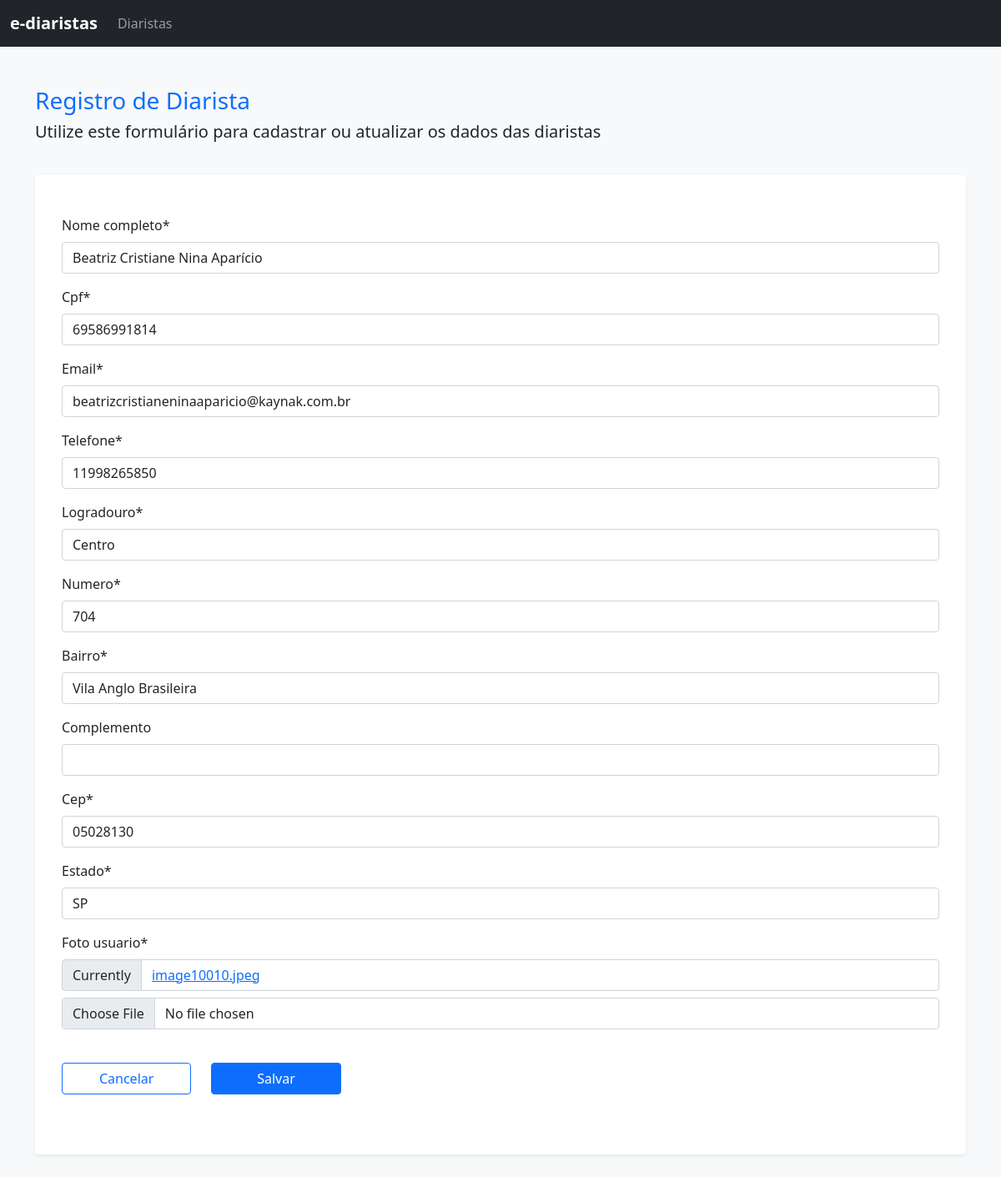
Page /web/editar_diarista/2 on the committed database.
### web/models.py (models this page shows)
class Diarista(models.Model):
    nome_completo = models.CharField(max_length=100, null=False, blank=False)
    cpf = models.CharField(max_length=11, null=False, blank=False, unique=True)
    email = models.EmailField(null=False, blank=False, unique=True)
    telefone = models.CharField(max_length=11, null=False, blank=False)
    logradouro = models.CharField(max_length=100, null=False, blank=False)
    numero = models.IntegerField(null=False, blank=False)
    bairro = models.CharField(max_length=100, null=False, blank=False)
    complemento = models.CharField(max_length=100, null=False, blank=True)
    cep = models.CharField(max_length=8, null=False, blank=False)
    estado = models.CharField(max_length=2, null=False, blank=False)
    codigo_ibge = models.IntegerField(null=False, blank=False)
    foto_usuario = models.ImageField(null=False)

### web/views.py (the view)
# urls.py: path('editar_diarista/<int:diarista_id>', editar_diarista, name='editar_diarista'),
def editar_diarista(request, diarista_id):
    diarista = Diarista.objects.get(id=diarista_id)
    if request.method == 'POST':
        form_diarista = diarista_form.DiaristaForm(request.POST or None, request.FILES, instance=diarista)
        if form_diarista.is_valid():
            form_diarista.save()
            return redirect('listar_diaristas')
    else:
        form_diarista = diarista_form.DiaristaForm(instance=diarista)
    return render(request, 'form_diarista.html', {'form_diarista': form_diarista})

### web/forms/diarista_form.py (shortened to what this page needs)
class DiaristaForm(forms.ModelForm):
    cpf = forms.CharField(widget=forms.TextInput(attrs={'data-mask': '000.000.000-00'}))
    cep = forms.CharField(widget=forms.TextInput(attrs={'data-mask': '00000-000'}))
    telefone = forms.CharField(widget=forms.TextInput(attrs={'data-mask': '(00) 00000-0000'}))
    class Meta:
        model = Diarista
        exclude = ('codigo_ibge',)

### web/templates/form_diarista.html (shortened to what this page needs)
{% extends 'base.html' %}
{% load crispy_forms_tags %}
{% block conteudo %}
<h3 class="pb-2 mb-0 text-primary">Registro de Diarista</h3>
<h5 class="pb-4 mb-0 fw-light">Utilize este formulário para cadastrar ou atualizar os dados das diaristas</h5>
<div class="my-3 p-3 bg-body rounded shadow-sm">
    <div class="my-3 p-3">
        <form method="post" enctype="multipart/form-data">
            {{form_diarista|crispy}}
            <div class="row">
                <div class="py-4 d-grid col col-lg-2">
                    <a href="{% url 'listar_diaristas' %}" class="btn btn-outline-primary" role="button">Cancelar</a>
                </div>
                <div class="py-4 d-grid col col-lg-2">
                    <button type="submit" class="btn btn-primary">Salvar</button>
                </div>
            </div>
        </form>
    </div>
</div>
{% endblock conteudo %}

### rows in the picture
Diarista: nome_completo "Beatriz Cristiane Nina Aparício", cpf "69586991814", email "beatrizcristianeninaaparicio@kaynak.com.br", telefone "11998265850", logradouro "Centro", numero "704", bairro "Vila Anglo Brasileira", cep "05028130", estado "SP"
